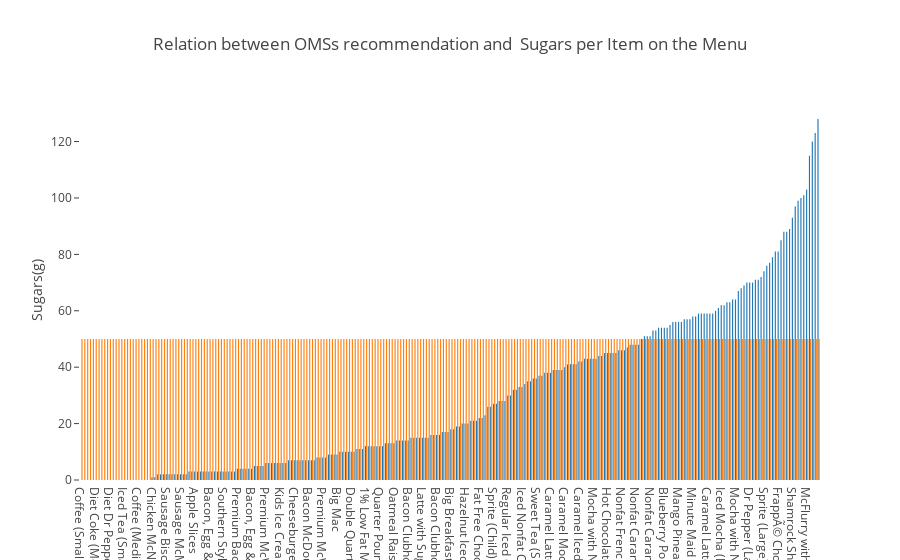

The code cell stored with this chart in its notebook:
### Markdown cell above
The OMS have said that the maxium amount of sugar for a person is 50g. Let's see how is the amount of sugar related with the items in the McDonald's menu:

### Code cell
# First let's add a new column to the dataframe, all equal to 50
df_sugars['Amount of Sugar recommended (g)'] = 50

# Let's plot them

trace1 = go.Bar(
    y = df_sugars['Sugars'].values,
    x = df_sugars['Item'].values,
    name='Sugars(g)'
)
trace2 = go.Bar(
    y = df_sugars['Amount of Sugar recommended (g)'].values,
    x = df_sugars['Item'].values,
    name='Recommended value of sugar OMS (g)'
)

data = [trace1, trace2]
layout = go.Layout(
    barmode='group'
)

layout= go.Layout(
    autosize= True,
    title= 'Relation between OMSs recommendation and  Sugars per Item on the Menu',
    hovermode= 'closest',
    xaxis=dict(
        showgrid=False,
        zeroline=False,
        showline=False
    ),
    yaxis=dict(
        title= 'Sugars(g)',
        ticklen= 5,
        gridwidth= 2,
        showgrid=False,
        zeroline=False,
        showline=False
    ),
    showlegend= False
)
fig = go.Figure(data=data, layout=layout)
graph = py.iplot(fig, filename='grouped-bar')

### Figure 1 — Plotly figure (JSON) as saved in the notebook; plotly's stock layout.template omitted (floating-point values rounded to 4 significant figures; data arrays with more than 128 entries replaced by an {"elided": "..."} marker saying what was removed)
{"data": [{"name": "Sugars(g)", "type": "bar", "x": {"elided": "260 str values"}, "y": {"elided": "260 int values"}}, {"name": "Recommended value of sugar OMS (g)", "type": "bar", "x": {"elided": "260 str values"}, "y": {"elided": "260 int values"}}], "layout": {"autosize": true, "hovermode": "closest", "showlegend": false, "title": "Relation between OMSs recommendation and  Sugars per Item on the Menu", "xaxis": {"showgrid": false, "showline": false, "zeroline": false}, "yaxis": {"gridwidth": 2, "showgrid": false, "showline": false, "ticklen": 5, "title": "Sugars(g)", "zeroline": false}}}
